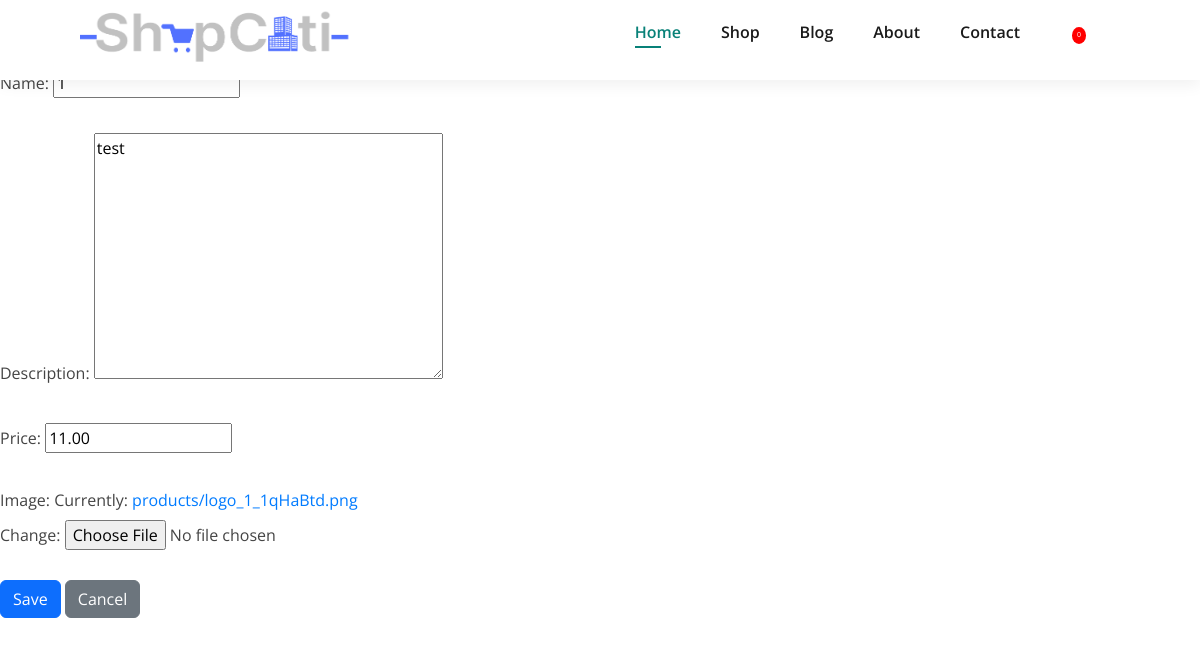
The app's page /product/2/edit/ with its own data.
### shopciti_app/models.py (models this page shows, shortened)
class Product(models.Model):
    name = models.CharField(max_length=255)
    description = models.TextField()
    price = models.DecimalField(max_digits=10, decimal_places=2)
    image = models.ImageField(upload_to='products/')
    store = models.ForeignKey(Store, on_delete=models.CASCADE, null=True)  # Add this ForeignKey

### shopciti_app/views.py (the view)
# urls.py: path('product/<int:product_id>/edit/', views.edit_product, name='edit_product'),
def edit_product(request, product_id):
    product = get_object_or_404(Product, pk=product_id)
    if request.method == 'POST':
        form = ProductForm(request.POST, request.FILES, instance=product)
        if form.is_valid():
            form.save()
            return redirect(reverse('manage_products', kwargs={'store_id': product.store.id}))
    else:
        form = ProductForm(instance=product)
    return render(request, 'shopciti_app/product_template/edit_product.html', {'form': form, 'store_id': product.store.id})

### shopciti_app/forms.py
class ProductForm(forms.ModelForm):
    class Meta:
        model = Product
        fields = ['name', 'description', 'price', 'image']

### shopciti_app/templates/shopciti_app/product_template/edit_product.html
{% extends 'base.html' %} {% block content %}
<h1>Edit Product</h1>
<form method="post" enctype="multipart/form-data">
    {% csrf_token %} {{ form.as_p }}
    <button type="submit" class="btn btn-primary">Save</button>
    <a href="{% url 'manage_products' store_id=store_id %}" class="btn btn-secondary">Cancel</a>
</form>
{% endblock %}

### static/css/style.css (style rules this page uses)
body { background: #fff; color: #444; font-family: "Open Sans", sans-serif; }
a { color: #007bff; text-decoration: none; transition: 0.5s; }
p { padding: 0; margin: 0 0 30px 0; }
h1, h2, h3, h4, h5, h6 { font-family: "Montserrat", sans-serif; font-weight: 400px; margin: 0 0 20px 0; padding: 0; }

### records on screen
Product: name "1", description "test", price "11.00"
